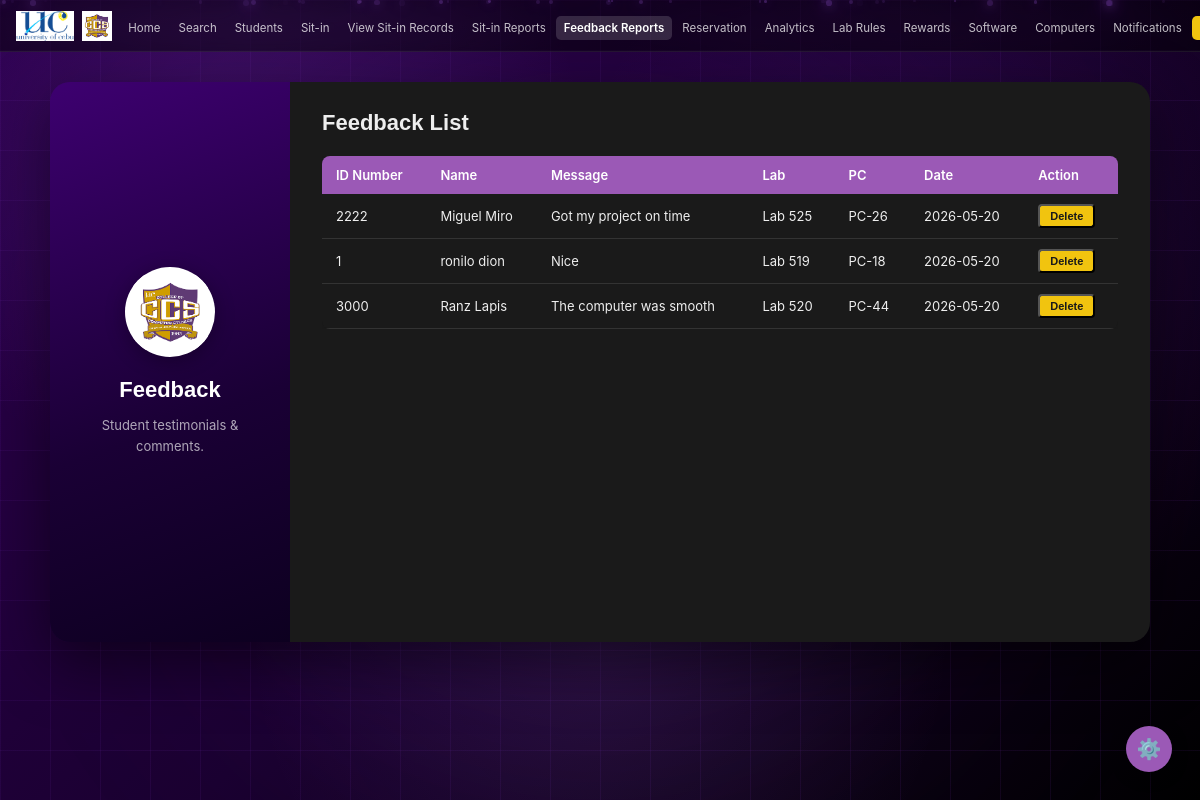
Page /admin/feedback (signed in) on the earlier database version.
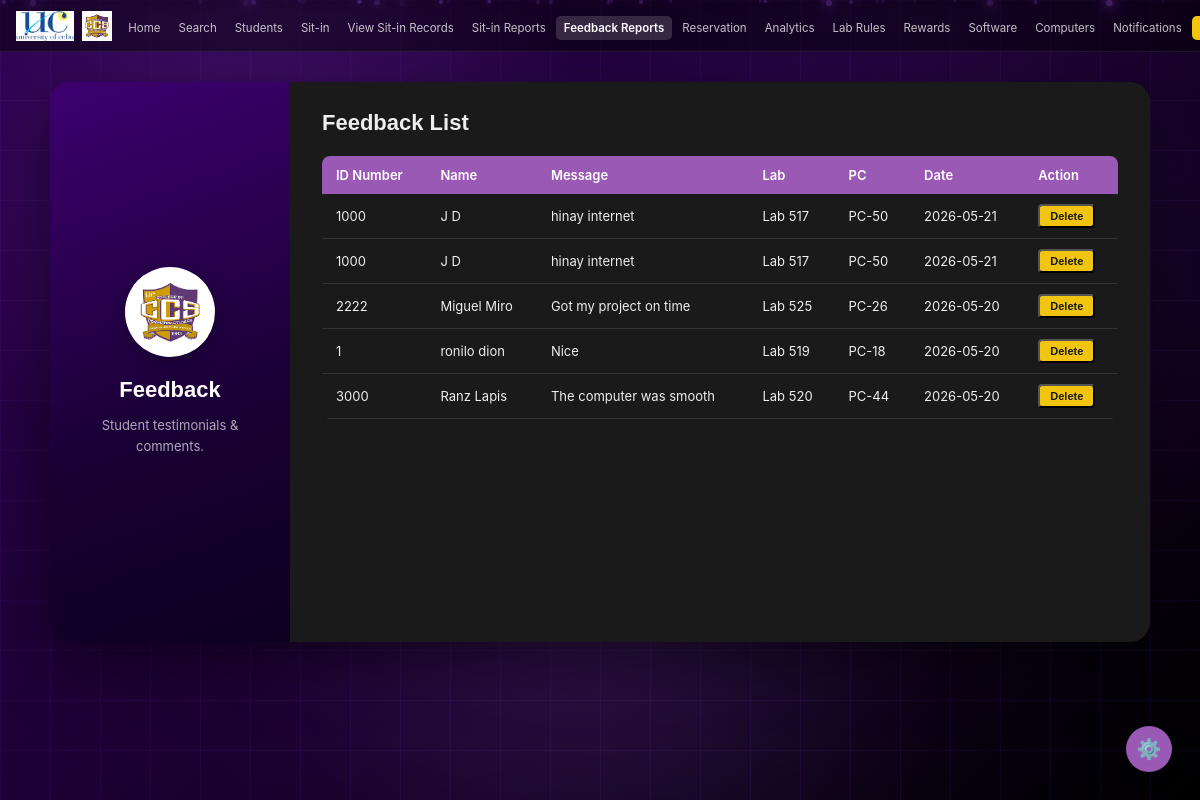
Same page on the later database version.
### tables this page shows
CREATE TABLE feedback (
        id INTEGER PRIMARY KEY AUTOINCREMENT,
        idnum TEXT NOT NULL,
        name TEXT NOT NULL,
        message TEXT NOT NULL,
        lab TEXT,
        date TEXT NOT NULL DEFAULT (DATE('now'))
    , pc_id INTEGER, sitin_id INTEGER);

CREATE TABLE computer_units (
        id INTEGER PRIMARY KEY AUTOINCREMENT,
        pc_number TEXT NOT NULL,
        lab_id INTEGER NOT NULL,
        status TEXT NOT NULL DEFAULT 'Available',
        FOREIGN KEY (lab_id) REFERENCES laboratory(id)
    );

### app.py (the view)
@app.route('/admin/feedback')
def admin_feedback():
    if not admin_required():
        return redirect(url_for('login'))
    conn = get_db()
    feedbacks = conn.execute('''
        SELECT f.*, cu.pc_number
        FROM feedback f
        LEFT JOIN computer_units cu ON f.pc_id = cu.id
        ORDER BY f.id DESC
    ''').fetchall()
    conn.close()
    return render_template('admin/feedback.html', feedbacks=feedbacks)

### app.py (called while the page is built, shortened)
def get_db():
    conn = sqlite3.connect(os.path.join(BASE_DIR, 'database.db'))
    conn.row_factory = sqlite3.Row
    return conn

@app.before_request
def csrf_protect():
    if 'csrf_token' not in session:
        session['csrf_token'] = secrets.token_hex(16)
    if request.method == "POST":
        token = session.get('csrf_token', '')
        form_token = request.form.get('csrf_token', '')
        if not token or token != form_token:
            flash('Invalid request. Please try again.', 'error')
            return redirect(request.url)

@app.context_processor
def inject_unread_count():
    if 'user_id' in session and session.get('role') == 'admin':
        conn = get_db()
        count = conn.execute('''
            SELECT COUNT(*) FROM notifications
            WHERE is_read = 0 AND idnum = ?
        ''', (session['user_idnum'],)).fetchone()[0]
        conn.close()
        return dict(unread_count=count)
    return dict(unread_count=0)

def admin_required():
    return 'user_id' in session and session.get('role') == 'admin'

### templates/admin/feedback.html (shortened to what this page needs)
<!DOCTYPE html>
<html lang="en" data-theme="dark">
<head>
  <link rel="stylesheet" href="{{ url_for('static', filename='style.css') }}">
</head>
<body>
  <nav>
    <div class="nav-left">
      <img src="{{ url_for('static', filename='uclogo.png') }}" alt="UC" class="nav-logo">
      <img src="{{ url_for('static', filename='ccsmainlogo.png') }}" alt="CCS" class="nav-logo">
    </div>
    <ul class="nav-links">
      <li><a href="{{ url_for('admin_home') }}" class="{{ 'active' if request.endpoint == 'admin_home' else '' }}">Home</a></li>
      <li><a href="{{ url_for('admin_search') }}" class="{{ 'active' if request.endpoint == 'admin_search' else '' }}">Search</a></li>
      <li><a href="{{ url_for('admin_students') }}" class="{{ 'active' if request.endpoint == 'admin_students' else '' }}">Students</a></li>
      <li><a href="{{ url_for('admin_sitin') }}" class="{{ 'active' if request.endpoint == 'admin_sitin' else '' }}">Sit-in</a></li>
      <li><a href="{{ url_for('admin_sitin_records') }}" class="{{ 'active' if request.endpoint == 'admin_sitin_records' else '' }}">View Sit-in Records</a></li>
      <li><a href="{{ url_for('admin_reports') }}" class="{{ 'active' if request.endpoint == 'admin_reports' else '' }}">Sit-in Reports</a></li>
      <li><a href="{{ url_for('admin_feedback') }}" class="{{ 'active' if request.endpoint == 'admin_feedback' else '' }}">Feedback Reports</a></li>
      <li><a href="{{ url_for('admin_reservation') }}" class="{{ 'active' if request.endpoint == 'admin_reservation' else '' }}">Reservation</a></li>
      <li><a href="{{ url_for('admin_analytics') }}" class="{{ 'active' if request.endpoint == 'admin_analytics' else '' }}">Analytics</a></li>
      <li><a href="{{ url_for('admin_labrules_view') }}" class="{{ 'active' if request.endpoint == 'admin_labrules_view' else '' }}">Lab Rules</a></li>
      <li><a href="{{ url_for('admin_rewards') }}" class="{{ 'active' if request.endpoint == 'admin_rewards' else '' }}">Rewards</a></li>
      <li><a href="{{ url_for('admin_software') }}" class="{{ 'active' if request.endpoint == 'admin_software' else '' }}">Software</a></li>
      <li><a href="{{ url_for('admin_computers') }}" class="{{ 'active' if request.endpoint == 'admin_computers' else '' }}">Computers</a></li>
      <li>
        <a href="{{ url_for('admin_notifications') }}" class="{{ 'active' if request.endpoint == 'admin_notifications' else '' }}">
          Notifications
        </a>
      </li>
      <li><a href="{{ url_for('logout') }}" class="btn-nav-logout">Log out</a></li>
    </ul>
  </nav>
  <main class="admin-main">
    <div class="admin-split-card">
      <div class="split-left">
        <div class="split-logo-circle">
          <img src="{{ url_for('static', filename='ccsmainlogo.png') }}" alt="CCS">
        </div>
        <h2 class="split-title">Feedback</h2>
        <p class="split-desc">Student testimonials & comments.</p>
      </div>
      <div class="split-right">
        <h2 class="form-title">Feedback List</h2>
        <div class="table-wrap">
          <table class="admin-table">
            <thead>
              <tr>
                <th>ID Number</th>
                <th>Name</th>
                <th>Message</th>
                <th>Lab</th>
                <th>PC</th>
                <th>Date</th>
                <th>Action</th>
              </tr>
            </thead>
            <tbody>
              {% for f in feedbacks %}
              <tr>
                <td>{{ f['idnum'] }}</td>
                <td>{{ f['name'] }}</td>
                <td>{{ f['message'] }}</td>
                <td>{{ f['lab'] or '-' }}</td>
                <td>{{ f['pc_number'] if f['pc_number'] else '—' }}</td>
                <td>{{ f['date'] }}</td>
                <td>
                  <form method="POST" action="{{ url_for('delete_feedback', feedback_id=f['id']) }}" style="display:inline;">
                    <button type="submit" class="btn-delete" style="font-size:11px;padding:4px 10px;"
                      onclick="return confirm('Delete this feedback entry?')">Delete</button>
                  </form>
                </td>
              </tr>
              {% else %}
              <tr><td colspan="7" class="no-data">No feedback submitted yet.</td></tr>
              {% endfor %}
            </tbody>
          </table>
        </div>
      </div>
    </div>
  </main>
</body>
</html>

Differences in the rows shown:
added feedback: idnum "1000", name "J D", message "hinay internet", lab "Lab 517", pc_number "PC-50", date "2026-05-21"
added feedback: idnum "1000", name "J D", message "hinay internet", lab "Lab 517", pc_number "PC-50", date "2026-05-21"
